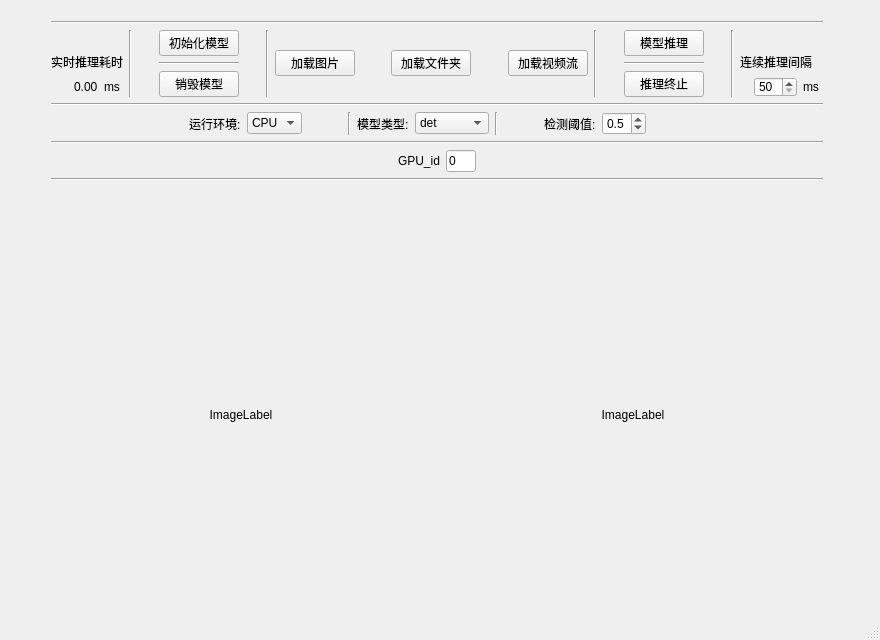
<?xml version="1.0" encoding="UTF-8"?>
<ui version="4.0">
 <class>MainWindow</class>
 <widget class="QMainWindow" name="MainWindow">
  <property name="geometry">
   <rect>
    <x>0</x>
    <y>0</y>
    <width>880</width>
    <height>640</height>
   </rect>
  </property>
  <property name="minimumSize">
   <size>
    <width>880</width>
    <height>640</height>
   </size>
  </property>
  <property name="maximumSize">
   <size>
    <width>880</width>
    <height>640</height>
   </size>
  </property>
  <property name="contextMenuPolicy">
   <enum>Qt::NoContextMenu</enum>
  </property>
  <property name="windowTitle">
   <string>PaddleX可视化推理界面</string>
  </property>
  <widget class="QWidget" name="centralWidget">
   <widget class="QWidget" name="verticalLayoutWidget_4">
    <property name="geometry">
     <rect>
      <x>40</x>
      <y>10</y>
      <width>794</width>
      <height>644</height>
     </rect>
    </property>
    <layout class="QVBoxLayout" name="verticalLayout_7">
     <item>
      <layout class="QVBoxLayout" name="verticalLayout_6">
       <item>
        <widget class="Line" name="line_2">
         <property name="orientation">
          <enum>Qt::Horizontal</enum>
         </property>
        </widget>
       </item>
       <item>
        <layout class="QHBoxLayout" name="horizontalLayout_10">
         <item>
          <layout class="QVBoxLayout" name="verticalLayout_4">
           <item>
            <spacer name="verticalSpacer_3">
             <property name="orientation">
              <enum>Qt::Vertical</enum>
             </property>
             <property name="sizeHint" stdset="0">
              <size>
               <width>20</width>
               <height>40</height>
              </size>
             </property>
            </spacer>
           </item>
           <item>
            <layout class="QHBoxLayout" name="horizontalLayout_6">
             <item>
              <widget class="QLabel" name="label_3">
               <property name="maximumSize">
                <size>
                 <width>100</width>
                 <height>40</height>
                </size>
               </property>
               <property name="lineWidth">
                <number>1</number>
               </property>
               <property name="text">
                <string>实时推理耗时</string>
               </property>
              </widget>
             </item>
            </layout>
           </item>
           <item>
            <layout class="QHBoxLayout" name="horizontalLayout_7">
             <item>
              <spacer name="horizontalSpacer_38">
               <property name="orientation">
                <enum>Qt::Horizontal</enum>
               </property>
               <property name="sizeType">
                <enum>QSizePolicy::Maximum</enum>
               </property>
               <property name="sizeHint" stdset="0">
                <size>
                 <width>25</width>
                 <height>20</height>
                </size>
               </property>
              </spacer>
             </item>
             <item>
              <widget class="QLabel" name="labelCostTime">
               <property name="maximumSize">
                <size>
                 <width>100</width>
                 <height>40</height>
                </size>
               </property>
               <property name="text">
                <string>0.00</string>
               </property>
              </widget>
             </item>
             <item>
              <widget class="QLabel" name="label_5">
               <property name="maximumSize">
                <size>
                 <width>40</width>
                 <height>40</height>
                </size>
               </property>
               <property name="text">
                <string>ms</string>
               </property>
              </widget>
             </item>
             <item>
              <spacer name="horizontalSpacer_39">
               <property name="orientation">
                <enum>Qt::Horizontal</enum>
               </property>
               <property name="sizeType">
                <enum>QSizePolicy::Maximum</enum>
               </property>
               <property name="sizeHint" stdset="0">
                <size>
                 <width>5</width>
                 <height>20</height>
                </size>
               </property>
              </spacer>
             </item>
            </layout>
           </item>
          </layout>
         </item>
         <item>
          <layout class="QHBoxLayout" name="horizontalLayout_4">
           <item>
            <widget class="Line" name="line_8">
             <property name="orientation">
              <enum>Qt::Vertical</enum>
             </property>
            </widget>
           </item>
           <item>
            <spacer name="horizontalSpacer_5">
             <property name="orientation">
              <enum>Qt::Horizontal</enum>
             </property>
             <property name="sizeHint" stdset="0">
              <size>
               <width>40</width>
               <height>20</height>
              </size>
             </property>
            </spacer>
           </item>
           <item>
            <layout class="QVBoxLayout" name="verticalLayout_2">
             <item>
              <widget class="QPushButton" name="btnInit">
               <property name="text">
                <string>初始化模型</string>
               </property>
              </widget>
             </item>
             <item>
              <widget class="Line" name="line_9">
               <property name="orientation">
                <enum>Qt::Horizontal</enum>
               </property>
              </widget>
             </item>
             <item>
              <widget class="QPushButton" name="btnDistory">
               <property name="text">
                <string>销毁模型</string>
               </property>
              </widget>
             </item>
            </layout>
           </item>
           <item>
            <spacer name="horizontalSpacer_3">
             <property name="orientation">
              <enum>Qt::Horizontal</enum>
             </property>
             <property name="sizeHint" stdset="0">
              <size>
               <width>40</width>
               <height>20</height>
              </size>
             </property>
            </spacer>
           </item>
           <item>
            <layout class="QHBoxLayout" name="horizontalLayout_3">
             <item>
              <widget class="Line" name="line_5">
               <property name="orientation">
                <enum>Qt::Vertical</enum>
               </property>
              </widget>
             </item>
             <item>
              <widget class="QPushButton" name="btnLoadImg">
               <property name="text">
                <string>加载图片</string>
               </property>
              </widget>
             </item>
             <item>
              <spacer name="horizontalSpacer_2">
               <property name="orientation">
                <enum>Qt::Horizontal</enum>
               </property>
               <property name="sizeHint" stdset="0">
                <size>
                 <width>40</width>
                 <height>20</height>
                </size>
               </property>
              </spacer>
             </item>
             <item>
              <widget class="QPushButton" name="btnLoadImgs">
               <property name="text">
                <string>加载文件夹</string>
               </property>
              </widget>
             </item>
             <item>
              <spacer name="horizontalSpacer_19">
               <property name="orientation">
                <enum>Qt::Horizontal</enum>
               </property>
               <property name="sizeHint" stdset="0">
                <size>
                 <width>40</width>
                 <height>20</height>
                </size>
               </property>
              </spacer>
             </item>
             <item>
              <widget class="QPushButton" name="btnLoadVideo">
               <property name="text">
                <string>加载视频流</string>
               </property>
              </widget>
             </item>
             <item>
              <widget class="Line" name="line_6">
               <property name="orientation">
                <enum>Qt::Vertical</enum>
               </property>
              </widget>
             </item>
            </layout>
           </item>
           <item>
            <spacer name="horizontalSpacer_4">
             <property name="orientation">
              <enum>Qt::Horizontal</enum>
             </property>
             <property name="sizeHint" stdset="0">
              <size>
               <width>40</width>
               <height>20</height>
              </size>
             </property>
            </spacer>
           </item>
           <item>
            <layout class="QVBoxLayout" name="verticalLayout">
             <item>
              <widget class="QPushButton" name="btnInfer">
               <property name="text">
                <string>模型推理</string>
               </property>
              </widget>
             </item>
             <item>
              <widget class="Line" name="line_10">
               <property name="orientation">
                <enum>Qt::Horizontal</enum>
               </property>
              </widget>
             </item>
             <item>
              <widget class="QPushButton" name="btnStop">
               <property name="text">
                <string>推理终止</string>
               </property>
              </widget>
             </item>
            </layout>
           </item>
           <item>
            <spacer name="horizontalSpacer_6">
             <property name="orientation">
              <enum>Qt::Horizontal</enum>
             </property>
             <property name="sizeHint" stdset="0">
              <size>
               <width>40</width>
               <height>20</height>
              </size>
             </property>
            </spacer>
           </item>
           <item>
            <widget class="Line" name="line_7">
             <property name="orientation">
              <enum>Qt::Vertical</enum>
             </property>
            </widget>
           </item>
           <item>
            <layout class="QVBoxLayout" name="verticalLayout_5">
             <item>
              <spacer name="verticalSpacer_4">
               <property name="orientation">
                <enum>Qt::Vertical</enum>
               </property>
               <property name="sizeHint" stdset="0">
                <size>
                 <width>20</width>
                 <height>40</height>
                </size>
               </property>
              </spacer>
             </item>
             <item>
              <layout class="QHBoxLayout" name="horizontalLayout_8">
               <item>
                <widget class="QLabel" name="label_6">
                 <property name="maximumSize">
                  <size>
                   <width>100</width>
                   <height>40</height>
                  </size>
                 </property>
                 <property name="text">
                  <string>连续推理间隔</string>
                 </property>
                </widget>
               </item>
              </layout>
             </item>
             <item>
              <layout class="QHBoxLayout" name="horizontalLayout_9">
               <item>
                <spacer name="horizontalSpacer_40">
                 <property name="orientation">
                  <enum>Qt::Horizontal</enum>
                 </property>
                 <property name="sizeType">
                  <enum>QSizePolicy::Maximum</enum>
                 </property>
                 <property name="sizeHint" stdset="0">
                  <size>
                   <width>20</width>
                   <height>20</height>
                  </size>
                 </property>
                </spacer>
               </item>
               <item>
                <widget class="QSpinBox" name="sBoxDelay">
                 <property name="minimumSize">
                  <size>
                   <width>42</width>
                   <height>0</height>
                  </size>
                 </property>
                 <property name="maximumSize">
                  <size>
                   <width>50</width>
                   <height>20</height>
                  </size>
                 </property>
                 <property name="minimum">
                  <number>50</number>
                 </property>
                 <property name="maximum">
                  <number>1000</number>
                 </property>
                 <property name="singleStep">
                  <number>50</number>
                 </property>
                </widget>
               </item>
               <item>
                <widget class="QLabel" name="label_7">
                 <property name="maximumSize">
                  <size>
                   <width>20</width>
                   <height>20</height>
                  </size>
                 </property>
                 <property name="text">
                  <string>ms</string>
                 </property>
                </widget>
               </item>
               <item>
                <spacer name="horizontalSpacer_41">
                 <property name="orientation">
                  <enum>Qt::Horizontal</enum>
                 </property>
                 <property name="sizeType">
                  <enum>QSizePolicy::Maximum</enum>
                 </property>
                 <property name="sizeHint" stdset="0">
                  <size>
                   <width>10</width>
                   <height>20</height>
                  </size>
                 </property>
                </spacer>
               </item>
              </layout>
             </item>
            </layout>
           </item>
          </layout>
         </item>
        </layout>
       </item>
       <item>
        <widget class="Line" name="line_4">
         <property name="orientation">
          <enum>Qt::Horizontal</enum>
         </property>
        </widget>
       </item>
       <item>
        <layout class="QHBoxLayout" name="horizontalLayout_11">
         <item>
          <spacer name="horizontalSpacer_9">
           <property name="orientation">
            <enum>Qt::Horizontal</enum>
           </property>
           <property name="sizeHint" stdset="0">
            <size>
             <width>40</width>
             <height>20</height>
            </size>
           </property>
          </spacer>
         </item>
         <item>
          <layout class="QHBoxLayout" name="horizontalLayout_5">
           <item>
            <widget class="QLabel" name="label_10">
             <property name="text">
              <string>运行环境:</string>
             </property>
            </widget>
           </item>
           <item>
            <widget class="QComboBox" name="cBoxEnv">
             <item>
              <property name="text">
               <string>CPU</string>
              </property>
             </item>
             <item>
              <property name="text">
               <string>GPU</string>
              </property>
             </item>
            </widget>
           </item>
           <item>
            <spacer name="horizontalSpacer_12">
             <property name="orientation">
              <enum>Qt::Horizontal</enum>
             </property>
             <property name="sizeHint" stdset="0">
              <size>
               <width>40</width>
               <height>20</height>
              </size>
             </property>
            </spacer>
           </item>
           <item>
            <widget class="Line" name="line_11">
             <property name="orientation">
              <enum>Qt::Vertical</enum>
             </property>
            </widget>
           </item>
           <item>
            <widget class="QLabel" name="label_9">
             <property name="text">
              <string>模型类型:</string>
             </property>
            </widget>
           </item>
           <item>
            <widget class="QComboBox" name="cBoxKind">
             <item>
              <property name="text">
               <string>det</string>
              </property>
             </item>
             <item>
              <property name="text">
               <string>seg</string>
              </property>
             </item>
             <item>
              <property name="text">
               <string>clas</string>
              </property>
             </item>
             <item>
              <property name="text">
               <string>mask</string>
              </property>
             </item>
             <item>
              <property name="text">
               <string>paddlex</string>
              </property>
             </item>
            </widget>
           </item>
           <item>
            <widget class="Line" name="line_12">
             <property name="orientation">
              <enum>Qt::Vertical</enum>
             </property>
            </widget>
           </item>
           <item>
            <spacer name="horizontalSpacer_8">
             <property name="orientation">
              <enum>Qt::Horizontal</enum>
             </property>
             <property name="sizeHint" stdset="0">
              <size>
               <width>40</width>
               <height>20</height>
              </size>
             </property>
            </spacer>
           </item>
           <item>
            <widget class="QLabel" name="label_8">
             <property name="maximumSize">
              <size>
               <width>55</width>
               <height>55</height>
              </size>
             </property>
             <property name="text">
              <string>检测阈值:</string>
             </property>
            </widget>
           </item>
           <item>
            <widget class="QDoubleSpinBox" name="sBoxThreshold">
             <property name="maximumSize">
              <size>
               <width>50</width>
               <height>40</height>
              </size>
             </property>
             <property name="decimals">
              <number>1</number>
             </property>
             <property name="maximum">
              <double>0.900000000000000</double>
             </property>
             <property name="singleStep">
              <double>0.100000000000000</double>
             </property>
             <property name="value">
              <double>0.500000000000000</double>
             </property>
            </widget>
           </item>
           <item>
            <spacer name="horizontalSpacer_7">
             <property name="orientation">
              <enum>Qt::Horizontal</enum>
             </property>
             <property name="sizeHint" stdset="0">
              <size>
               <width>40</width>
               <height>20</height>
              </size>
             </property>
            </spacer>
           </item>
          </layout>
         </item>
         <item>
          <spacer name="horizontalSpacer_10">
           <property name="orientation">
            <enum>Qt::Horizontal</enum>
           </property>
           <property name="sizeHint" stdset="0">
            <size>
             <width>40</width>
             <height>20</height>
            </size>
           </property>
          </spacer>
         </item>
        </layout>
       </item>
      </layout>
     </item>
     <item>
      <widget class="Line" name="line_3">
       <property name="orientation">
        <enum>Qt::Horizontal</enum>
       </property>
      </widget>
     </item>
     <item>
      <layout class="QHBoxLayout" name="horizontalLayout">
       <item>
        <spacer name="horizontalSpacer_14">
         <property name="orientation">
          <enum>Qt::Horizontal</enum>
         </property>
         <property name="sizeHint" stdset="0">
          <size>
           <width>40</width>
           <height>20</height>
          </size>
         </property>
        </spacer>
       </item>
       <item>
        <widget class="QLabel" name="label">
         <property name="text">
          <string>GPU_id</string>
         </property>
        </widget>
       </item>
       <item>
        <widget class="QLineEdit" name="lEditGpuId">
         <property name="maximumSize">
          <size>
           <width>30</width>
           <height>16777215</height>
          </size>
         </property>
         <property name="text">
          <string>0</string>
         </property>
         <property name="maxLength">
          <number>30</number>
         </property>
        </widget>
       </item>
       <item>
        <spacer name="horizontalSpacer_15">
         <property name="orientation">
          <enum>Qt::Horizontal</enum>
         </property>
         <property name="sizeHint" stdset="0">
          <size>
           <width>40</width>
           <height>20</height>
          </size>
         </property>
        </spacer>
       </item>
      </layout>
     </item>
     <item>
      <widget class="Line" name="line">
       <property name="orientation">
        <enum>Qt::Horizontal</enum>
       </property>
      </widget>
     </item>
     <item>
      <spacer name="verticalSpacer">
       <property name="orientation">
        <enum>Qt::Vertical</enum>
       </property>
       <property name="sizeHint" stdset="0">
        <size>
         <width>20</width>
         <height>40</height>
        </size>
       </property>
      </spacer>
     </item>
     <item>
      <spacer name="horizontalSpacer_11">
       <property name="orientation">
        <enum>Qt::Horizontal</enum>
       </property>
       <property name="sizeHint" stdset="0">
        <size>
         <width>40</width>
         <height>20</height>
        </size>
       </property>
      </spacer>
     </item>
     <item>
      <layout class="QHBoxLayout" name="horizontalLayout_2">
       <item>
        <widget class="QLabel" name="labelImage1">
         <property name="minimumSize">
          <size>
           <width>380</width>
           <height>380</height>
          </size>
         </property>
         <property name="maximumSize">
          <size>
           <width>380</width>
           <height>380</height>
          </size>
         </property>
         <property name="autoFillBackground">
          <bool>true</bool>
         </property>
         <property name="text">
          <string>ImageLabel</string>
         </property>
         <property name="alignment">
          <set>Qt::AlignCenter</set>
         </property>
        </widget>
       </item>
       <item>
        <spacer name="horizontalSpacer">
         <property name="orientation">
          <enum>Qt::Horizontal</enum>
         </property>
         <property name="sizeHint" stdset="0">
          <size>
           <width>40</width>
           <height>20</height>
          </size>
         </property>
        </spacer>
       </item>
       <item>
        <widget class="QLabel" name="labelImage2">
         <property name="minimumSize">
          <size>
           <width>380</width>
           <height>380</height>
          </size>
         </property>
         <property name="maximumSize">
          <size>
           <width>380</width>
           <height>380</height>
          </size>
         </property>
         <property name="autoFillBackground">
          <bool>true</bool>
         </property>
         <property name="text">
          <string>ImageLabel</string>
         </property>
         <property name="alignment">
          <set>Qt::AlignCenter</set>
         </property>
        </widget>
       </item>
      </layout>
     </item>
     <item>
      <spacer name="horizontalSpacer_13">
       <property name="orientation">
        <enum>Qt::Horizontal</enum>
       </property>
       <property name="sizeHint" stdset="0">
        <size>
         <width>40</width>
         <height>20</height>
        </size>
       </property>
      </spacer>
     </item>
     <item>
      <spacer name="verticalSpacer_2">
       <property name="orientation">
        <enum>Qt::Vertical</enum>
       </property>
       <property name="sizeHint" stdset="0">
        <size>
         <width>20</width>
         <height>40</height>
        </size>
       </property>
      </spacer>
     </item>
    </layout>
   </widget>
  </widget>
  <widget class="QStatusBar" name="statusBar"/>
 </widget>
 <layoutdefault spacing="6" margin="11"/>
 <resources/>
 <connections/>
</ui>
